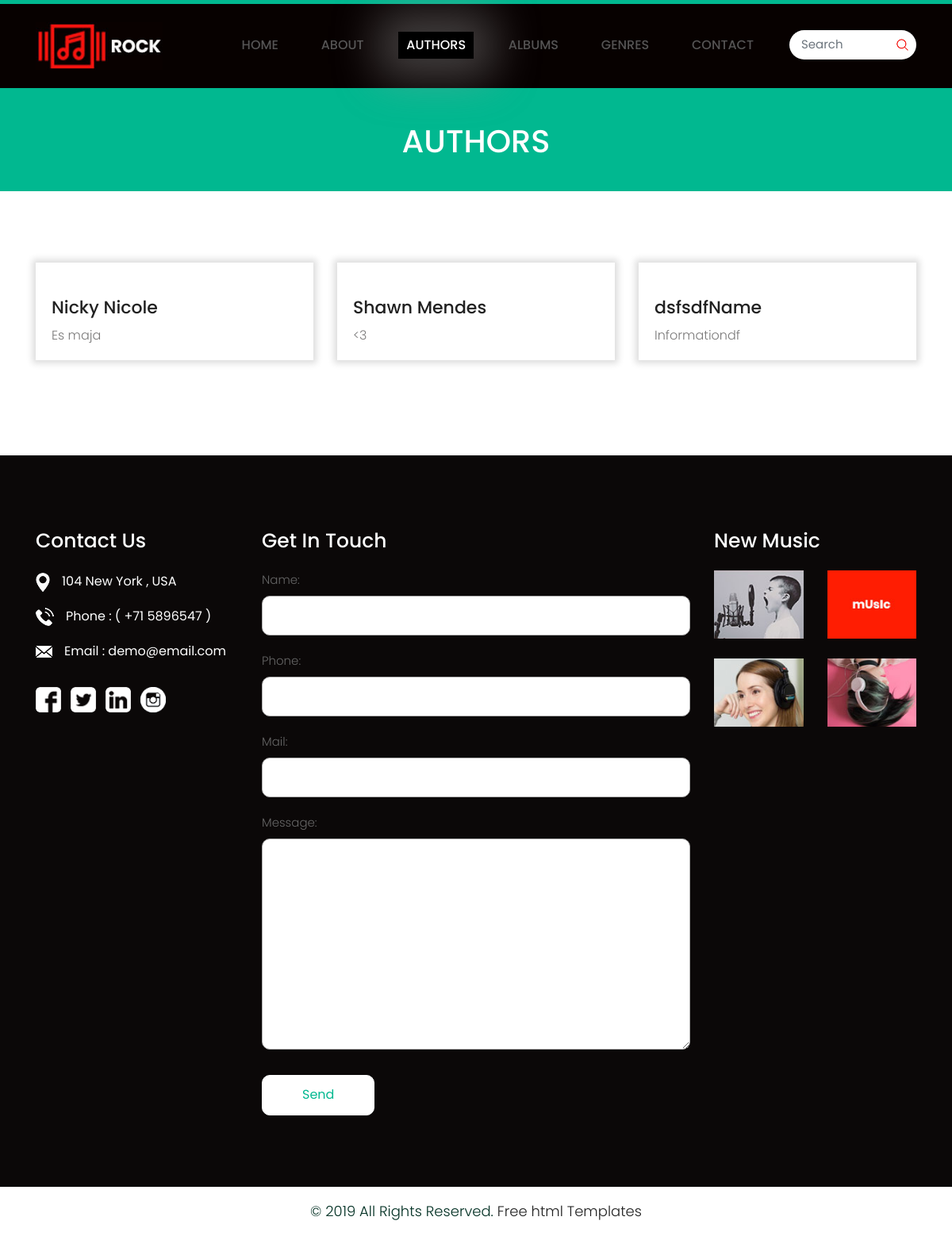
The page /top100/author on the database as committed earlier.
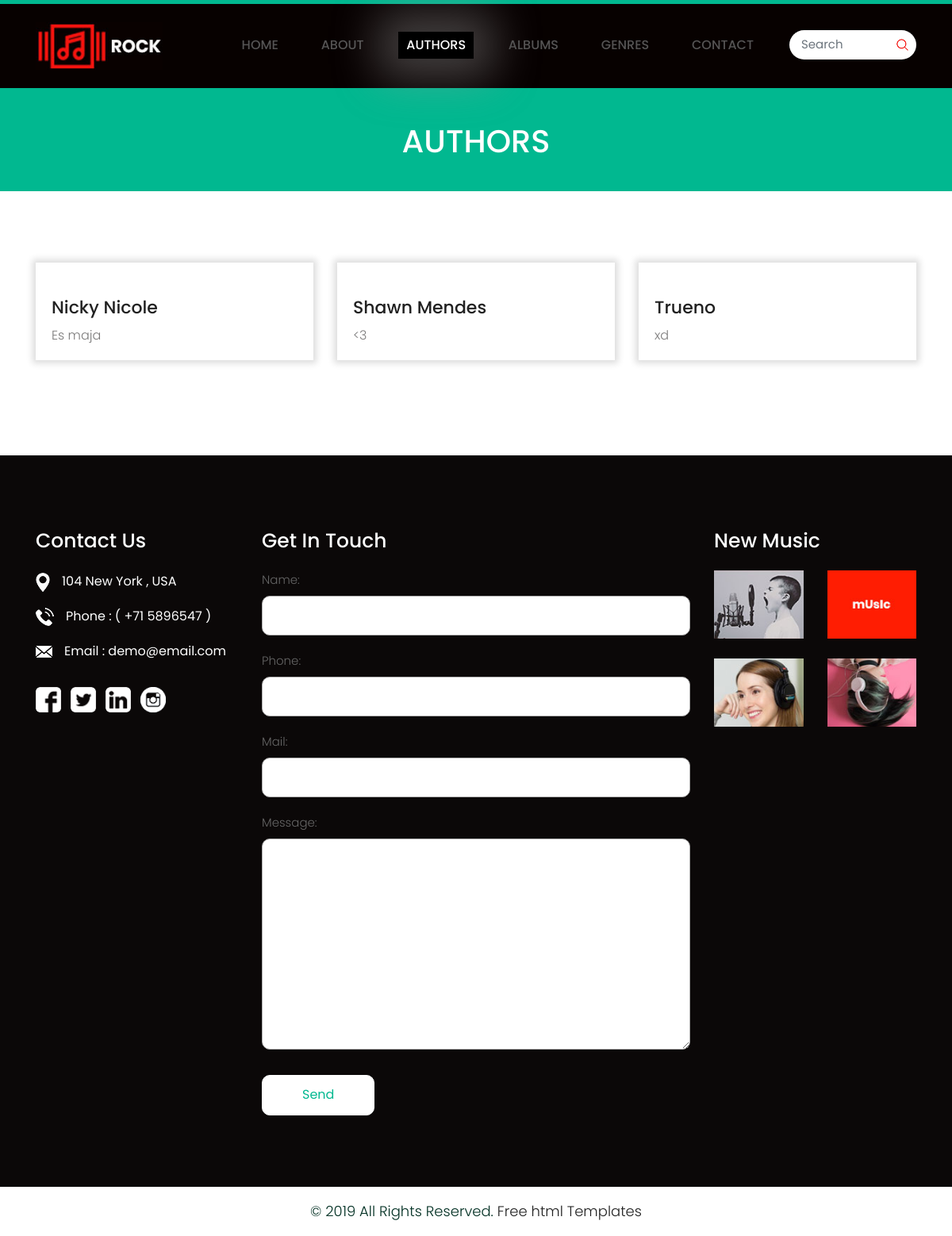
The same page on the database as committed later.
### top100_app/models.py (models this page shows, shortened)
class Author(models.Model):
    name = models.CharField(max_length = 30, default='Name')
    info = models.CharField(max_length = 200, default='Information')
    image = models.ImageField(upload_to='top100_app/static/image/authors', null = True, blank=True, verbose_name='Image')

### top100_app/views.py (the view, shortened to what this page needs)
def author (request) :
    authors = get_list_or_404(Author.objects.order_by('name'))
    form = ContactForm()
    context = {
        'author_list': authors,
        'form' : form
    }
    return render(request, "author.html", context)

### top100_app/forms.py
class ContactForm(forms.Form):
    name = forms.CharField(widget=forms.TextInput(attrs={'class' : 'contactus'}), max_length= 100)
    phone = forms.CharField(widget=forms.TextInput(attrs={'class' : 'contactus'}), max_length= 13)
    mail = forms.CharField(widget=forms.TextInput(attrs={'class' : 'contactus'}), max_length= 100)
    message = forms.CharField(widget=forms.Textarea(attrs={'class' : 'textarea'}), max_length= 2000)

### top100_app/templates/author.html
{% extends "base.html" %}
{% load static %}
    {% block active%}
    <li> <a href="{% url 'index'%}">Home</a> </li>
    <li> <a href="{% url 'about'%}">About</a> </li>
    <li class="active"> <a href="{% url 'author'%}"> Authors</a> </li>
    <li> <a href="{% url 'album'%}"> Albums</a> </li>
    <li> <a href="{% url 'genre'%}">Genres</a> </li>
    <li> <a href="{% url 'contact'%}">Contact</a> </li>
    {% endblock %}
    {% block body %}
    <div class="blogbg">
        <div class="container">
            <div class="row">
                <div class="col-md-12">
                    <div class="blogtitlepage">
                        <h2>Authors</h2>
                    </div>
                </div>
            </div>
        </div>
    </div>
    <div class="Lastestnews blog">
        <div class="container">
            <div class="row">
                {% if author_list %}
                    {% for c in author_list %}
                        <div class="col-xl-4 col-lg-4 col-md-4 col-sm-12 margin">
                            <div class="news-box">
                                <figure><img src="{% static c.image.name %}" alt="{{ c.image.name }}"/></figure>
                                <h3><a href = "{% url 'author_details' c.id%}">{{c.name}}</a></h3>
                                <p>{{c.info}}</p>
                            </div>
                        </div>
                    {% endfor%}
                {% else %}
                    <h1>THERE ARE NO AUTHORS</h1>
                {% endif %}
            </div>
        </div>
    </div>
    {% endblock%}

Rows that differ between the two databases and show on the page:
changed Author: name "dsfsdfName" → "Trueno"; info "Informationdf" → "xd"
